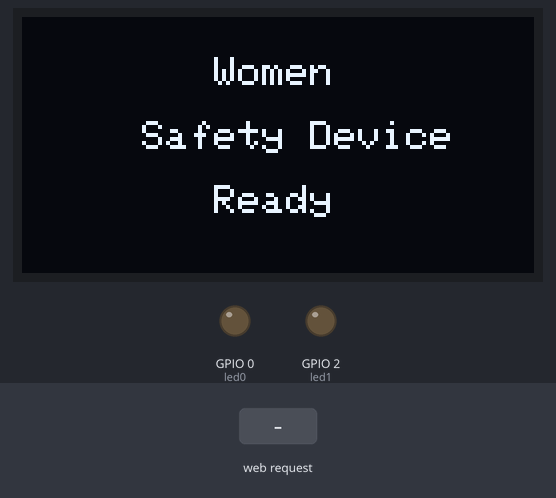
Simulated run of this sketch. Board: ESP8266 (NodeMCU). Parts: 128×64 one-colour display, output pins drawn as LEDs (lit = HIGH). The inputs (shaded band) are chosen by the test bench. What the sketch prints to the serial monitor is not drawn.

Above: at 3.2 s.
3.3 s: HTTP request GET /data/ received
At 4.4 s:
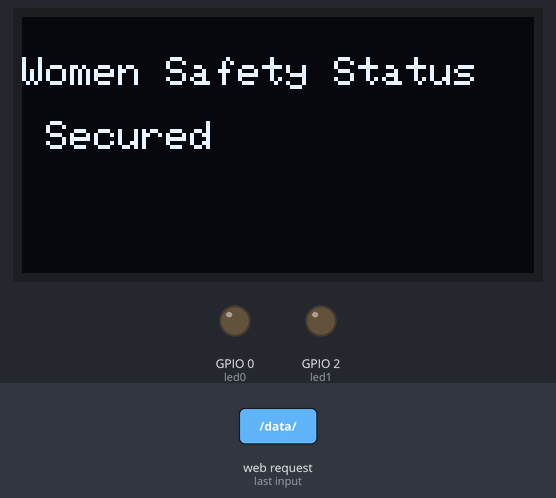
Timing chart, 0 to 6.3 s (numbered marks = the images above; inputs shaded):
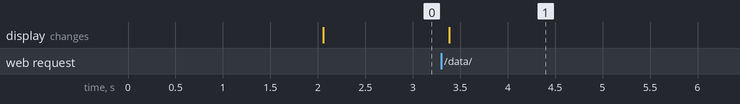

The sketch:

client.ino
```cpp
#include <ESP8266WiFi.h>
#include <ESP8266WebServer.h>
#include <ArduinoJson.h>

#include <Wire.h>
#include <Adafruit_GFX.h>
#include <Adafruit_SSD1306.h>

#define SCREEN_WIDTH 128  // OLED display width, in pixels
#define SCREEN_HEIGHT 64  // OLED display height, in pixels
#define OLED_RESET     -1 // Reset pin # (or -1 if sharing Arduino reset pin)

Adafruit_SSD1306 display(SCREEN_WIDTH, SCREEN_HEIGHT, &Wire, OLED_RESET);


#define led0 0               //D3
#define led1 2                //D4

int count = 0;
String safety_status = "";


DynamicJsonBuffer jsonBuffer;

const char *ssid      = "ssid";
const char *password  = "password";

int sensorValue0 = 0;
int sensorValue1 = 0;

String sensor_values;

ESP8266WebServer server(80);

void handleSentVar() {

  if (server.hasArg("sensor_reading"))
  {
    sensor_values = server.arg("sensor_reading");
    Serial.println(sensor_values);
  }
  JsonObject& root = jsonBuffer.parseObject(sensor_values);
//  if (!root.success()) {
//    Serial.println("parseObject() failed");
//    return;
//  }
//  if (root.success())
//  {
    sensorValue0          = root["sensor0_reading"].as<int>();
    sensorValue1          = root["sensor1_reading"].as<int>();

//  }

  Serial.println(sensorValue0);
  Serial.println(sensorValue1);


  toggle_leds();

  server.send(200, "text/html", "Data received");
}


void setup() {
  Serial.begin(9600);
  WiFi.softAP(ssid, password);
  IPAddress myIP = WiFi.softAPIP();

  if(!display.begin(SSD1306_SWITCHCAPVCC, 0x3C)) { // Address 0x3D for 128x64
    Serial.println(F("SSD1306 allocation failed"));
    for(;;);
  }
  delay(2000);
  display.clearDisplay();

  display.setTextSize(1.5);
  display.setTextColor(WHITE);
  display.setCursor(0, 10);
  // Display static text
  display.println("        Women \n\n     Safety Device \n\n        Ready");
  display.display();


  pinMode(led0, OUTPUT);
  pinMode(led1, OUTPUT);


  //toggle_leds();                 //turn off all leds as all the sensor values are zero

  server.on("/data/", HTTP_GET, handleSentVar); // when the server receives a request with /data/ in the string then run the handleSentVar function
  server.begin();
}

void loop() {
  server.handleClient();
  delay(100);
}

void toggle_leds()
{
  if (count ==0){
  safety_status = "Secured";
  Serial.println("safety_status: " + safety_status );
  display.clearDisplay();

  display.setTextSize(1.5);
  display.setTextColor(WHITE);
  display.setCursor(0, 10);
  // Display static text
  display.println("Women Safety Status \n\n " + safety_status);
  display.display();
  }

  Serial.print("COUNT--- ");
  Serial.println(count);
  if (sensorValue0 == 0)  digitalWrite(led0, LOW);
  if (sensorValue1 == 0)  digitalWrite(led1, LOW);


  if (sensorValue0 == 1) {
     digitalWrite(led0, HIGH);
     count = count + 1;
    }
  if (sensorValue1 == 1) {
     digitalWrite(led1, HIGH);
     count = 0;
    }

  if (count >1 && count <5){
      display.clearDisplay();

      display.setTextSize(1);
      display.setTextColor(WHITE);
      display.setCursor(0, 0);
      // Display static text
      display.println("Women Safety Status \n\n ");
      display.setTextSize(2);
      display.println(" \t Alert");
      display.display();
//      delay(100);

  }
  if (count > 5){
      display.clearDisplay();

      display.setTextSize(1);
      display.setTextColor(WHITE);
      display.setCursor(0, 0);
      // Display static text
      display.println("Women Safety Status \n\n");
      display.setTextSize(2);
      display.println("\t High \n \t Alert");
      display.display();
//      delay(100);

  }


}
```

Measured:
- after the input at 3.3 s, the display: changes after 0.08 s (image 1)
